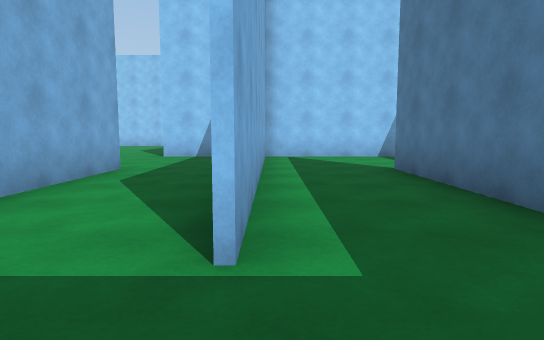
[1] (above)

16 first-person views from a walk through a Unity game level. The camera is 1.2 m above the floor, tilts 6° down and sees 75° across. The floor is counted in squares, 2 m on a side. Each view is taken from the middle of a square. On the plan, view 1 faces up. The plan holds only what a view shows up to about 10 squares ahead; the rest is blank. The player is left out.

[2]
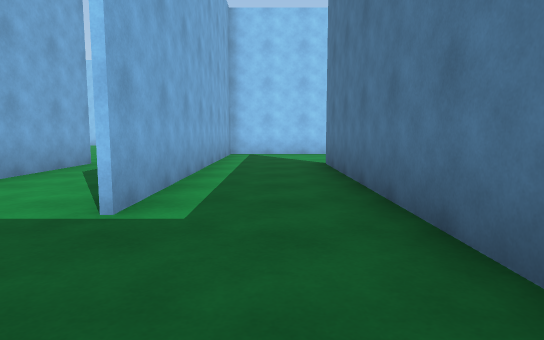

[3]
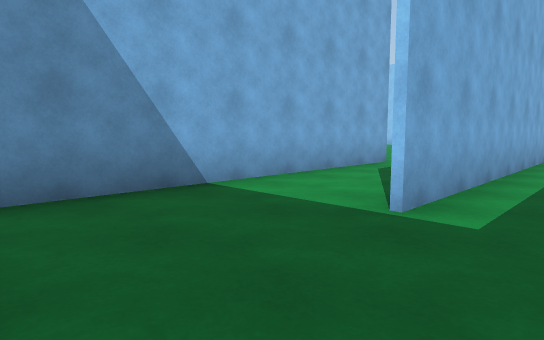

[4]
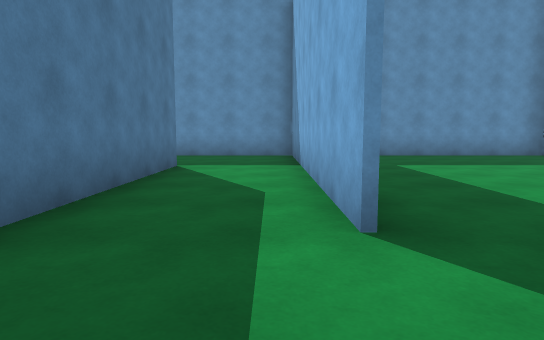

[5]
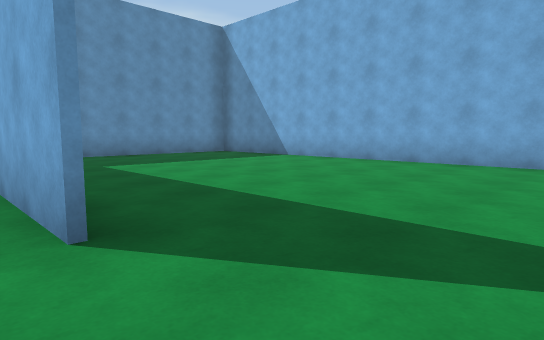

[6]
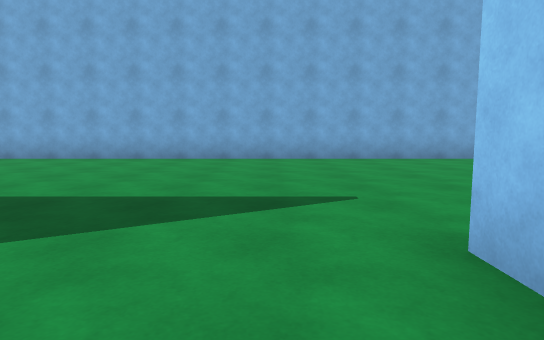

[7]
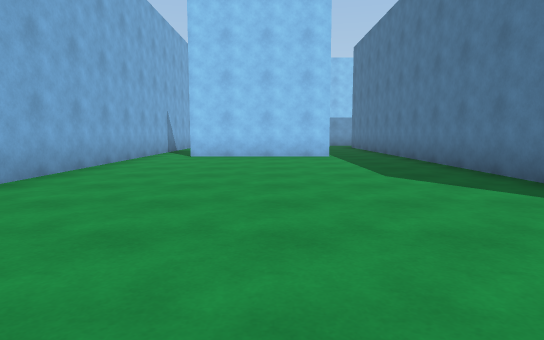

[8]
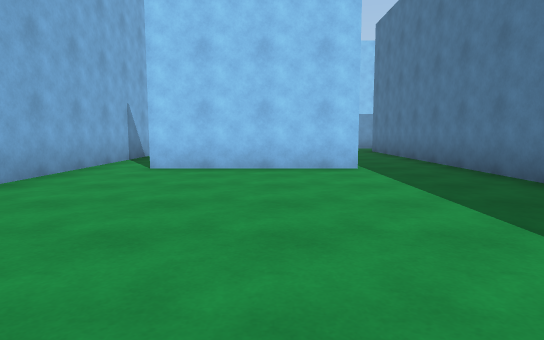

[9]
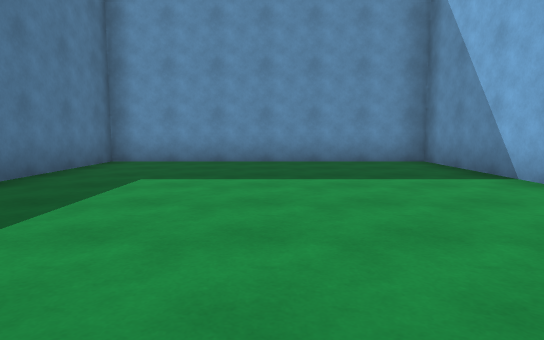

[10]
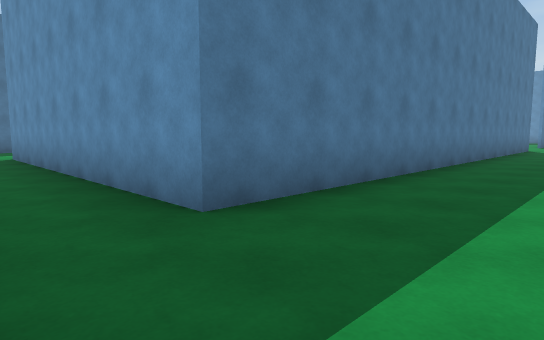

[11]
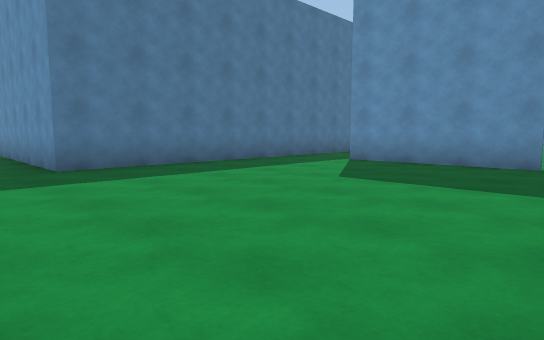

[12]
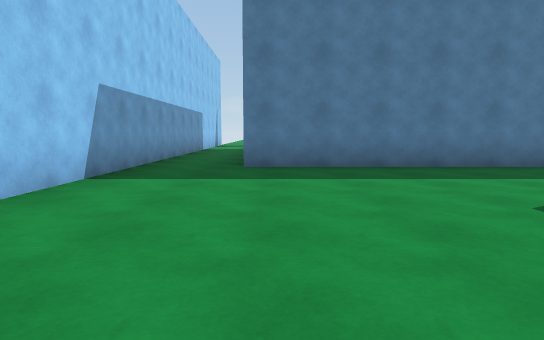

[13]
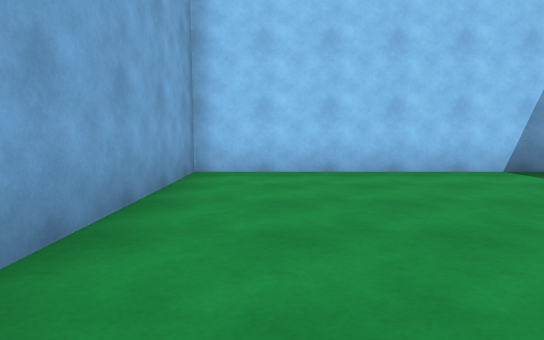

[14]
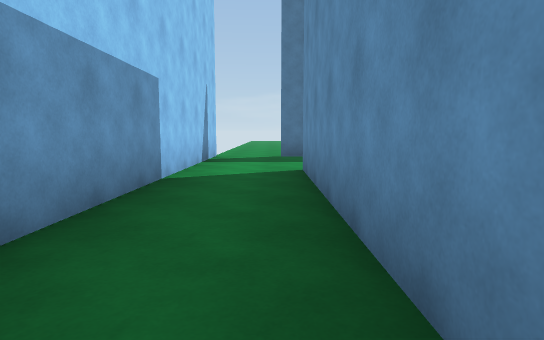

[15]
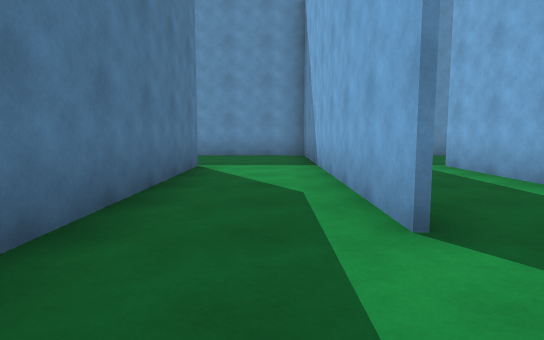

[16]
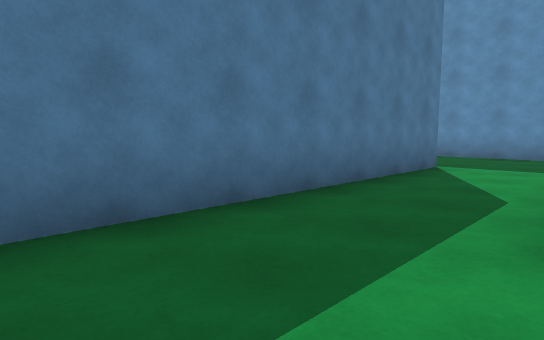

### Floor plan
Points are (right, up) in squares from view 1. A wall is a line through its corners. A room is listed if a view was taken in it or the views show most of it. See-through windows are left out.
Room 1 (views 1, 2, 3, 4, 5, 6, 7, 8, 9)
walls: (-2.5, 6) (-2.5, -1.5); (-2.8, 11) (-2.8, 15.5); (0, 9) (-2.9, 9); (-0.3, 1.5) (-0.3, 5.9); (-2.8, -1.5) (-2.8, 1.8); (2.1, 0.2) (2.1, 1.4); (-4.5, 15.9) (-8.1, 15.9); (-9.2, 15.5) (-9.2, -1.4) (0.6, -1.4)
ways out: opening at (-9, 16) to room 2; opening at (-3.5, 16) to room 2; opening at (1, 1) to room 3
Room 2 (views 10, 11, 12, 13, 14)
walls: (-2.8, 15.5) (-2.8, 21.5) (4.8, 21.5); (-8.1, 16) (-4.5, 16); (5.4, 23.4) (-9.2, 23.4) (-9.2, 15.5)
ways out: opening at (-9, 16) to room 1; opening at (-3.5, 16) to room 1; opening at (4.5, 22.5)
Room 3 (views 15, 16)
walls: (3.2, 9) (0, 9); (-0.2, 9) (-0.2, 1.5); (2.1, 1.4) (2.1, 6) (2.1, 1.6); (4.3, 1.5) (4.3, 7.8)
ways out: opening at (1, 1) to room 1; opening at (3, 1)

Positions as (right, up) in squares from view 1, and headings:
1: (0, 0), facing up
2: (1, -1), facing up
3: (1, -1), facing up-left
4: (-2, 8), facing down
5: (-2, 8), facing down-left
6: (-1, 8), facing left
7: (-6, 7), facing up
8: (-6, 10), facing up
9: (-6, 6), facing down
10: (-5, 23), facing down-right
11: (-9, 23), facing down-right
12: (-9, 21), facing right
13: (-8, 18), facing up
14: (-1, 22), facing right
15: (3, 8), facing down
16: (2, 8), facing down-right
